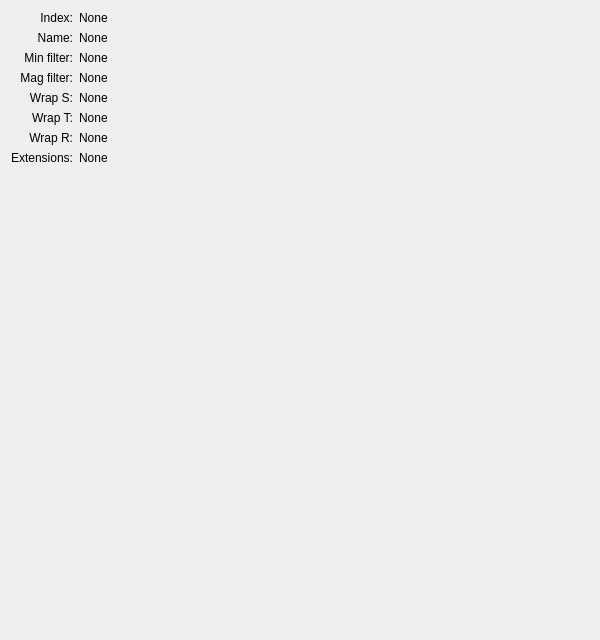
<?xml version="1.0" encoding="UTF-8"?>
<ui version="4.0">
 <class>PageSampler</class>
 <widget class="QWidget" name="PageSampler">
  <property name="geometry">
   <rect>
    <x>0</x>
    <y>0</y>
    <width>600</width>
    <height>640</height>
   </rect>
  </property>
  <property name="windowTitle">
   <string>Form</string>
  </property>
  <layout class="QGridLayout" name="gridLayout">
   <item row="0" column="0">
    <widget class="QLabel" name="indexLabel">
     <property name="text">
      <string>Index:</string>
     </property>
     <property name="alignment">
      <set>Qt::AlignRight|Qt::AlignTop|Qt::AlignTrailing</set>
     </property>
    </widget>
   </item>
   <item row="0" column="1">
    <widget class="QLabel" name="index">
     <property name="text">
      <string>None</string>
     </property>
    </widget>
   </item>
   <item row="1" column="0">
    <widget class="QLabel" name="nameLabel">
     <property name="text">
      <string>Name:</string>
     </property>
     <property name="alignment">
      <set>Qt::AlignRight|Qt::AlignTop|Qt::AlignTrailing</set>
     </property>
    </widget>
   </item>
   <item row="1" column="1">
    <widget class="QLabel" name="name">
     <property name="sizePolicy">
      <sizepolicy hsizetype="Expanding" vsizetype="Minimum">
       <horstretch>0</horstretch>
       <verstretch>0</verstretch>
      </sizepolicy>
     </property>
     <property name="text">
      <string>None</string>
     </property>
     <property name="wordWrap">
      <bool>true</bool>
     </property>
    </widget>
   </item>
   <item row="2" column="0">
    <widget class="QLabel" name="minFilterLabel">
     <property name="text">
      <string>Min filter:</string>
     </property>
     <property name="alignment">
      <set>Qt::AlignRight|Qt::AlignTop|Qt::AlignTrailing</set>
     </property>
    </widget>
   </item>
   <item row="2" column="1">
    <widget class="QLabel" name="minFilter">
     <property name="text">
      <string>None</string>
     </property>
    </widget>
   </item>
   <item row="3" column="0">
    <widget class="QLabel" name="magFilterLabel">
     <property name="text">
      <string>Mag filter:</string>
     </property>
     <property name="alignment">
      <set>Qt::AlignRight|Qt::AlignTop|Qt::AlignTrailing</set>
     </property>
    </widget>
   </item>
   <item row="3" column="1">
    <widget class="QLabel" name="magFilter">
     <property name="text">
      <string>None</string>
     </property>
    </widget>
   </item>
   <item row="4" column="0">
    <widget class="QLabel" name="wrapSLabel">
     <property name="text">
      <string>Wrap S:</string>
     </property>
     <property name="alignment">
      <set>Qt::AlignRight|Qt::AlignTop|Qt::AlignTrailing</set>
     </property>
    </widget>
   </item>
   <item row="4" column="1">
    <widget class="QLabel" name="wrapS">
     <property name="text">
      <string>None</string>
     </property>
    </widget>
   </item>
   <item row="5" column="0">
    <widget class="QLabel" name="wrapTLabel">
     <property name="text">
      <string>Wrap T:</string>
     </property>
     <property name="alignment">
      <set>Qt::AlignRight|Qt::AlignTop|Qt::AlignTrailing</set>
     </property>
    </widget>
   </item>
   <item row="5" column="1">
    <widget class="QLabel" name="wrapT">
     <property name="text">
      <string>None</string>
     </property>
    </widget>
   </item>
   <item row="6" column="0">
    <widget class="QLabel" name="wrapRLabel">
     <property name="text">
      <string>Wrap R:</string>
     </property>
     <property name="alignment">
      <set>Qt::AlignRight|Qt::AlignTop|Qt::AlignTrailing</set>
     </property>
    </widget>
   </item>
   <item row="6" column="1">
    <widget class="QLabel" name="wrapR">
     <property name="text">
      <string>None</string>
     </property>
    </widget>
   </item>
   <item row="7" column="0">
    <widget class="QLabel" name="extensionsLabel">
     <property name="text">
      <string>Extensions:</string>
     </property>
     <property name="alignment">
      <set>Qt::AlignRight|Qt::AlignTop|Qt::AlignTrailing</set>
     </property>
    </widget>
   </item>
   <item row="7" column="1">
    <widget class="QLabel" name="extensions">
     <property name="sizePolicy">
      <sizepolicy hsizetype="Expanding" vsizetype="Minimum">
       <horstretch>1</horstretch>
       <verstretch>0</verstretch>
      </sizepolicy>
     </property>
     <property name="text">
      <string>None</string>
     </property>
     <property name="wordWrap">
      <bool>true</bool>
     </property>
    </widget>
   </item>
   <item row="8" column="0" colspan="2">
    <widget class="QLabel" name="fill">
     <property name="sizePolicy">
      <sizepolicy hsizetype="Preferred" vsizetype="Expanding">
       <horstretch>0</horstretch>
       <verstretch>1</verstretch>
      </sizepolicy>
     </property>
     <property name="text">
      <string/>
     </property>
    </widget>
   </item>
  </layout>
 </widget>
 <resources/>
 <connections/>
</ui>
